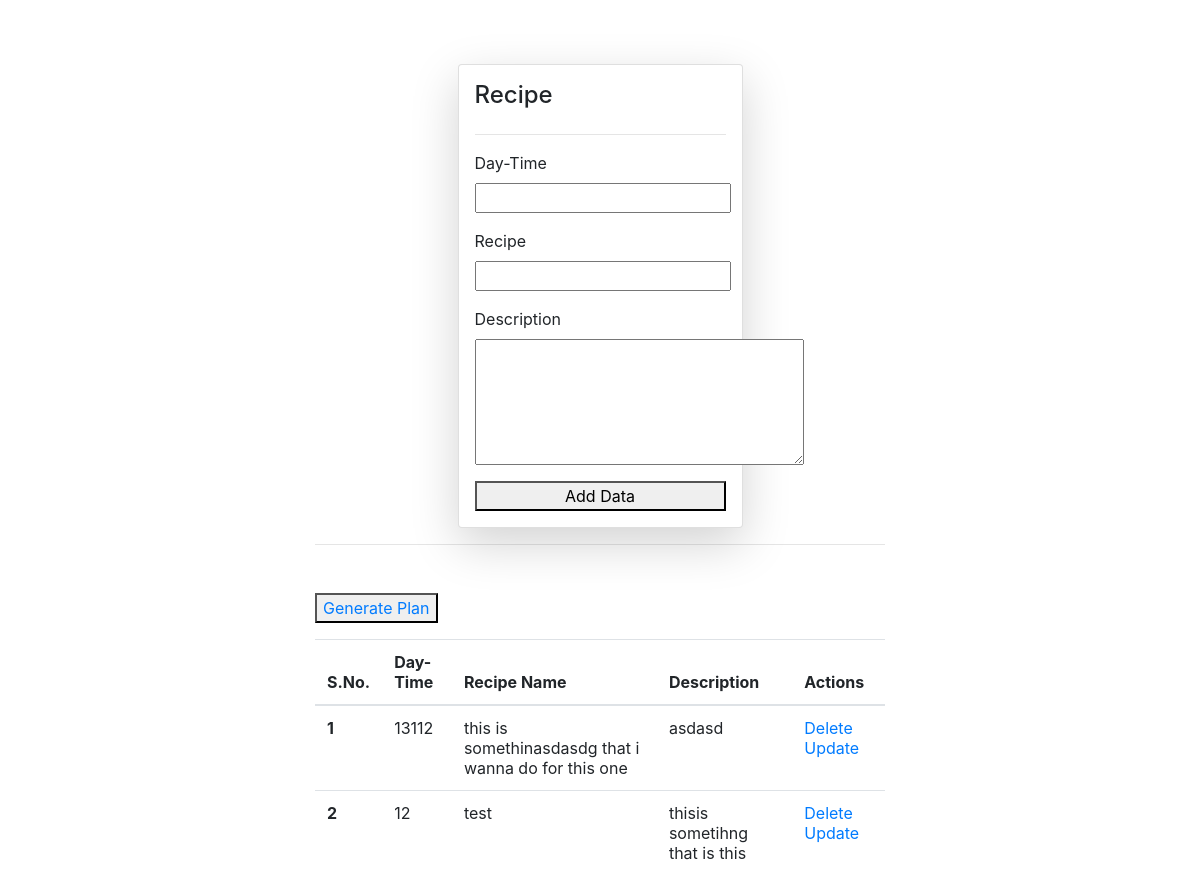
/ (signed in), run on an earlier commit of the app's database.
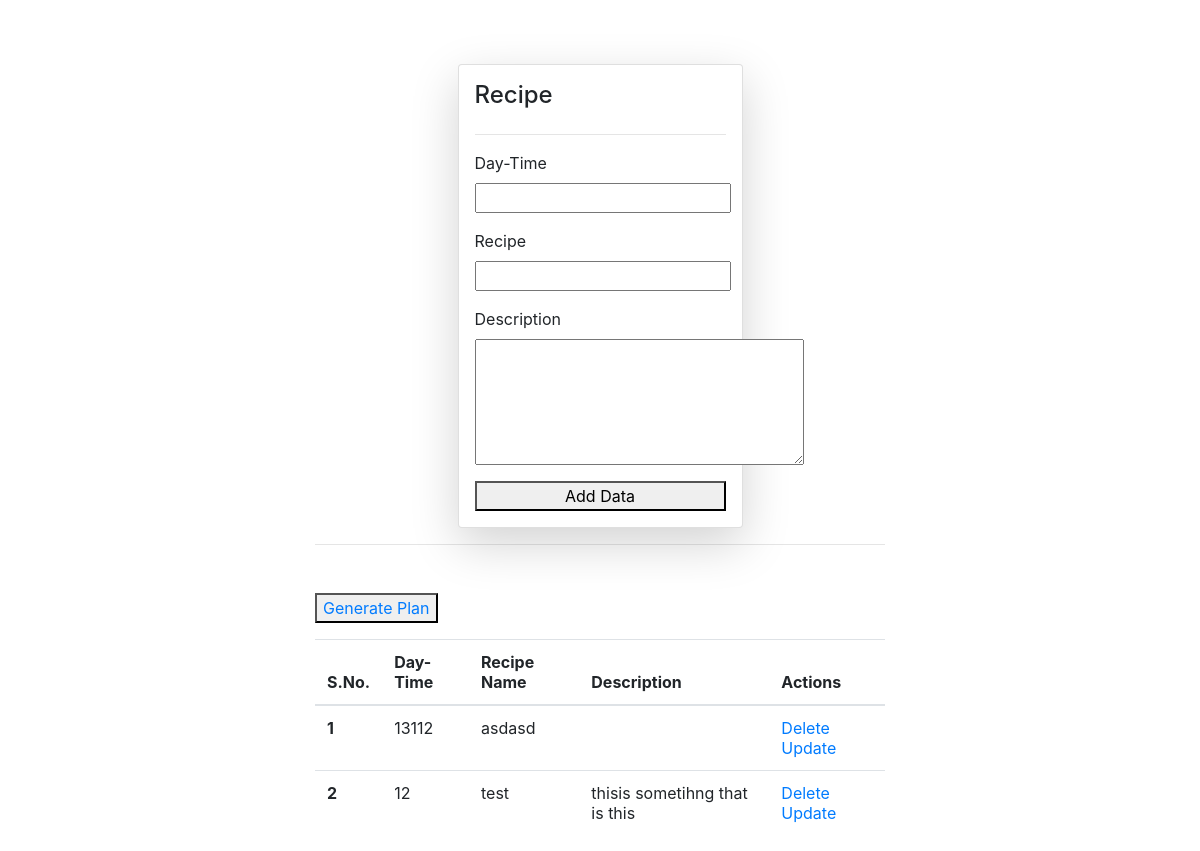
And on a later commit of the database.
### home/models.py (models this page shows, shortened)
class Recipe(models.Model):
    user = models.ForeignKey(GFG , on_delete=models.SET_NULL , null=True ,blank=True)
    day = models.CharField(max_length=100 , default='something')
    name = models.CharField(max_length=100 , default='something')
    description = models.TextField(default='something')

### home/views.py (the view, shortened to what this page needs)
# urls.py: path('', views.recipes, name='recipes'),
@login_required(login_url='/login/')
def recipes(request):
    queryset = Recipe.objects.all()
    if request.GET.get('search'):
        queryset = queryset.filter(
            day__icontains=request.GET.get('search'))
    context = {'recipes': queryset}
    return render(request, 'recipe.html', context)

### home/templates/recipe.html (shortened to what this page needs)
<link href="https://maxcdn.bootstrapcdn.com/bootstrap/4.5.2/css/bootstrap.min.css" rel="stylesheet">
<div class="container mt-3 col-6">
  <br><br>
    <form class="col-6 mx-auto card p-3 shadow-lg" method="post" enctype="multipart/form-data">
        <h4> Recipe </h4>
        <hr>
        <div class="form-group">
          <label for="exampleInputEmail1">Day-Time </label>
          <input type="text" name="day" required>
        </div>
        <div class="form-group">
          <label for="exampleInputEmail1">Recipe </label>
          <input name="name" type="text" required>
         </div>
        <div class="form-group">
          <label for="exampleInputPassword1">Description </label>
          <textarea  name="description"  type="text" rows="5" cols="30"></textarea>
        </div>
        <button type="submit" class="">Add Data</button>
    </form>
    <hr>
    <div class="class mt-5">
        <form action="">
          <button > <a  href="{% url 'pdf' %}">Generate Plan </a></button>
        </form>
        <table class="table mt-6">
            <thead>
                <tr>
                    <th scope="col">S.No. </th>
                    <th scope="col">Day-Time </th>
                    <th scope="col">Recipe Name </th>
                    <th scope="col">Description </th>
                    <th scope="col">Actions</th>
                </tr>
            </thead>
            <tbody>
                {% for recipe in recipes %}
                <tr>
                    <th scope="row">{{forloop.counter}}</th>
                    <td>{{recipe.day}}</td>
                    <td> {{recipe.name}}</td>
                    <td>{{recipe.description}}</td>
                    <td>
                        <a href="/delete_recipe/{{recipe.id }}" >Delete </a>
                        <a href="/update_recipe/{{recipe.id }}">Update </a>
                    </td>
                </tr>
                {% endfor %}
            </tbody>
        </table>
    </div>

What changed in the data, as far as the page shows it:
changed Recipe "asdasd": name "this is somethinasdasdg that i wanna do for this one" → "asdasd"; description "asdasd" → (not shown)
